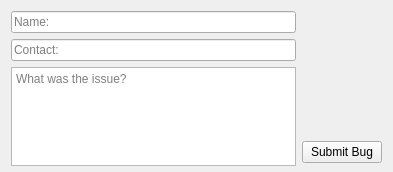
<?xml version="1.0" encoding="UTF-8"?>
<ui version="4.0">
 <class>BugReport</class>
 <widget class="QWidget" name="BugReport">
  <property name="windowModality">
   <enum>Qt::NonModal</enum>
  </property>
  <property name="geometry">
   <rect>
    <x>0</x>
    <y>0</y>
    <width>393</width>
    <height>172</height>
   </rect>
  </property>
  <property name="sizePolicy">
   <sizepolicy hsizetype="Preferred" vsizetype="Preferred">
    <horstretch>0</horstretch>
    <verstretch>0</verstretch>
   </sizepolicy>
  </property>
  <property name="minimumSize">
   <size>
    <width>100</width>
    <height>0</height>
   </size>
  </property>
  <property name="baseSize">
   <size>
    <width>0</width>
    <height>0</height>
   </size>
  </property>
  <property name="windowTitle">
   <string>Form</string>
  </property>
  <property name="styleSheet">
   <string notr="true"/>
  </property>
  <layout class="QGridLayout" name="gridLayout">
   <property name="bottomMargin">
    <number>6</number>
   </property>
   <property name="spacing">
    <number>6</number>
   </property>
   <item row="0" column="0">
    <layout class="QVBoxLayout" name="verticalLayout_4">
     <item>
      <layout class="QHBoxLayout" name="horizontalLayout">
       <item>
        <layout class="QVBoxLayout" name="verticalLayout">
         <item>
          <layout class="QHBoxLayout" name="secondrow">
           <item>
            <widget class="QLineEdit" name="lineEdit">
             <property name="minimumSize">
              <size>
               <width>175</width>
               <height>0</height>
              </size>
             </property>
             <property name="placeholderText">
              <string>Name:</string>
             </property>
            </widget>
           </item>
          </layout>
         </item>
         <item>
          <layout class="QHBoxLayout" name="headerrow">
           <item>
            <widget class="QLineEdit" name="lineEdit_2">
             <property name="minimumSize">
              <size>
               <width>175</width>
               <height>0</height>
              </size>
             </property>
             <property name="placeholderText">
              <string>Contact:</string>
             </property>
            </widget>
           </item>
          </layout>
         </item>
         <item>
          <layout class="QHBoxLayout" name="horizontalLayout_2">
           <item>
            <widget class="QTextEdit" name="textEdit">
             <property name="placeholderText">
              <string>What was the issue?</string>
             </property>
            </widget>
           </item>
           <item>
            <spacer name="verticalSpacer">
             <property name="orientation">
              <enum>Qt::Vertical</enum>
             </property>
             <property name="sizeHint" stdset="0">
              <size>
               <width>0</width>
               <height>40</height>
              </size>
             </property>
            </spacer>
           </item>
          </layout>
         </item>
        </layout>
       </item>
       <item>
        <layout class="QVBoxLayout" name="verticalLayout_2">
         <item>
          <layout class="QHBoxLayout" name="horizontalLayout_3">
           <item>
            <widget class="QLabel" name="logo">
             <property name="sizePolicy">
              <sizepolicy hsizetype="Fixed" vsizetype="Fixed">
               <horstretch>0</horstretch>
               <verstretch>0</verstretch>
              </sizepolicy>
             </property>
             <property name="maximumSize">
              <size>
               <width>120</width>
               <height>120</height>
              </size>
             </property>
             <property name="text">
              <string/>
             </property>
             <property name="pixmap">
              <pixmap>C:/Users/mosthated/Downloads/483688212.png</pixmap>
             </property>
             <property name="scaledContents">
              <bool>true</bool>
             </property>
            </widget>
           </item>
          </layout>
         </item>
         <item>
          <layout class="QHBoxLayout" name="horizontalLayout_4">
           <item>
            <widget class="QPushButton" name="pushButton">
             <property name="text">
              <string>Submit Bug</string>
             </property>
            </widget>
           </item>
          </layout>
         </item>
        </layout>
       </item>
      </layout>
     </item>
    </layout>
   </item>
  </layout>
 </widget>
 <resources/>
 <connections/>
</ui>
